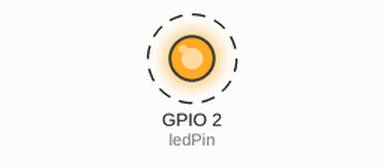
The sketch below on a simulated ESP32-S3. On the bench: output pins drawn as LEDs (lit = HIGH). Dashed ring = blinking.

Above: at 2.4 s.
Timing chart, 0 to 6.5 s (numbered marks = the images above):
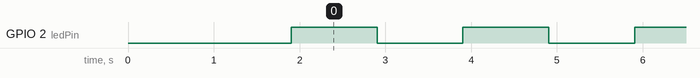

Measured:
- by itself, GPIO 2 (ledPin): alternates HIGH for 1.0 s and LOW for 1.0 s

The sketch:

OTA.ino
```cpp
// (licence header left out)
/* Fill in information from your Blynk Template here */
/* Read more: https://bit.ly/BlynkInject */
#define BLYNK_TEMPLATE_ID "TMPL6APnoSXix"
#define BLYNK_TEMPLATE_NAME "Quickstart Template"

#define BLYNK_FIRMWARE_VERSION        "0.1.4"

#define BLYNK_PRINT Serial
//#define BLYNK_DEBUG

#define APP_DEBUG

// Uncomment your board, or configure a custom board in Settings.h
//#define USE_ESP32_DEV_MODULE
//#define USE_ESP32C3_DEV_MODULE
//#define USE_ESP32S2_DEV_KIT
//#define USE_WROVER_BOARD
//#define USE_TTGO_T7
//#define USE_TTGO_T_OI

#include "BlynkEdgent.h"
const int ledPin =2;
unsigned long previousMillis = 0;        // Menyimpan waktu terakhir LED diubah
const long interval = 1000;
void blinkled(){

    unsigned long currentMillis = millis();  // Mendapatkan waktu saat ini

  if (currentMillis - previousMillis >= interval) {
    // Jika interval waktu telah berlalu
    previousMillis = currentMillis;   // Menyimpan waktu terakhir LED diubah

    // Membalik status LED
    int ledState = digitalRead(ledPin);
    digitalWrite(ledPin, !ledState);
  }
}
void setup()
{
  Serial.begin(115200);
  delay(100);
  pinMode(ledPin,OUTPUT);

  BlynkEdgent.begin();
}

void loop() {
  BlynkEdgent.run();
  blinkled();
}
```
